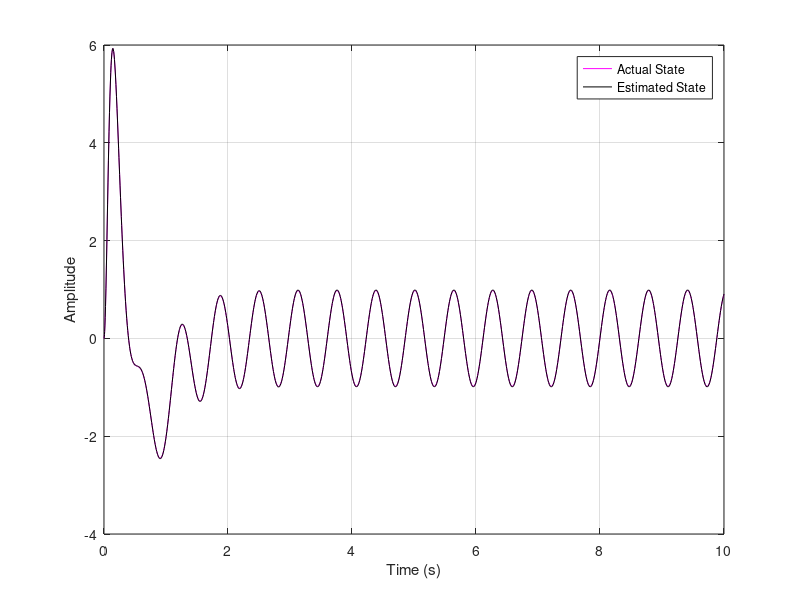

Reproduce this figure in MATLAB.


Data_Act = csvread('Scope11.csv',1,0);
Time_Act = Data_Act(:,1);
Data11 = Data_Act(:,2);


Data_Est = csvread('Scope12.csv',1,0);
Time_Est = Data_Est(:,1);
Data12= Data_Est(:,2);

figure(1)
plot(Time_Act, Data11 , 'm');
xlabel('Time (s)');
ylabel('Amplitude');
grid on
grid minor
axis on
hold on 

plot(Time_Est, Data12 , 'k');
xlabel('Time (s)');
ylabel('Amplitude');
legend('Actual State','Estimated State')
grid on 
grid minor
axis on
hold off 


